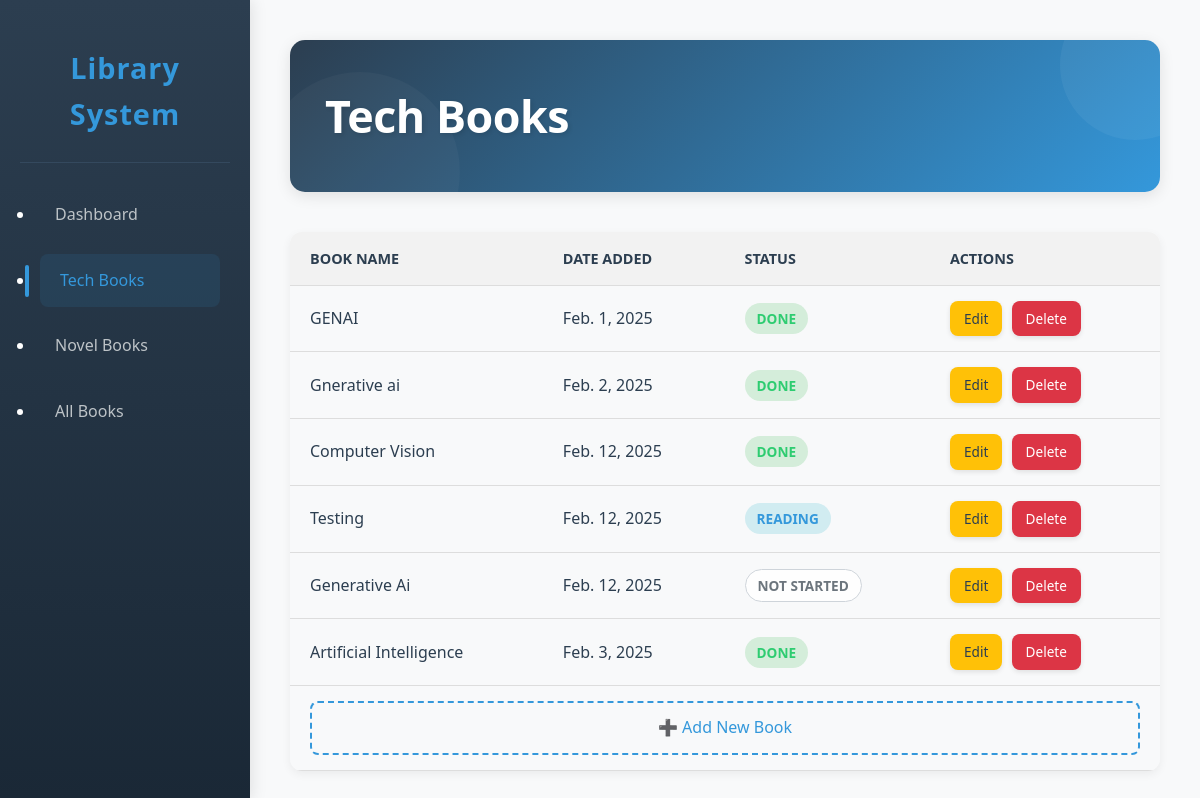
Page /tech/ on the earlier database version.
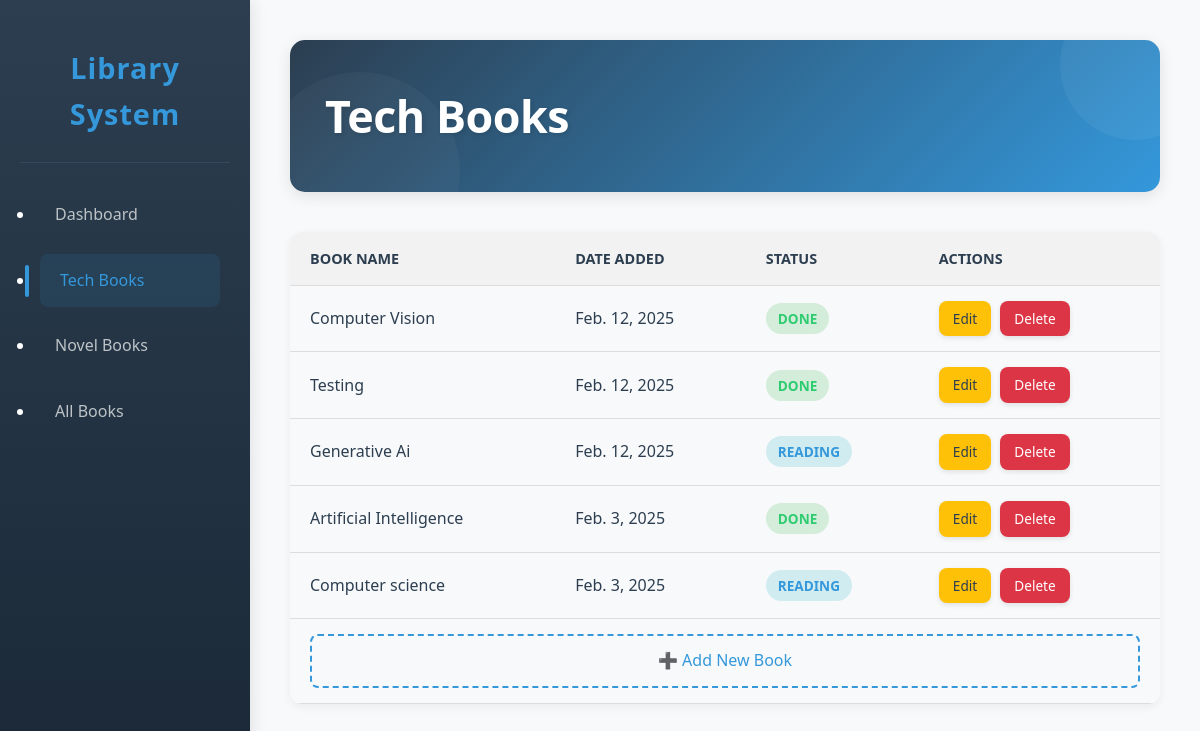
Same page on the later database version.
### library/models.py (models this page shows, shortened)
class Book(models.Model):
    STATUS_CHOICES = [
        ('reading', 'Reading'),
        ('completed', 'Done'),
        ('not-started', 'Not Started'),
    ]
    BOOK_TYPE_CHOICES = [
        ('TECH', 'Tech Book'),
        ('NOVEL', 'Novel Book'),
    ]
    name = models.CharField(max_length=255)
    date_added = models.DateField()
    status = models.CharField(max_length=20, choices=STATUS_CHOICES, default='not-started')
    book_type = models.CharField(max_length=10, choices=BOOK_TYPE_CHOICES)

### library/views.py (the view)
# urls.py: path('tech/', views.tech_books, name='tech_books'),
def tech_books(request):
    books = Book.objects.filter(book_type='TECH')
    return render(request, 'tech_books.html', {'books': books})

### templates/tech_books.html (shortened to what this page needs)
{% load static %}
<!DOCTYPE html>
<html lang="en">
<head>
  <link rel="stylesheet" href="{% static 'style.css' %}">
</head>
<body>
  <nav class="sidebar">
    <div class="logo">
      <h2>Library System</h2>
    </div>
    <ul class="nav-links">
      <li><a href="{% url 'home' %}">Dashboard</a></li>
      <li class="active"><a href="{% url 'tech_books' %}">Tech Books</a></li>
      <li><a href="{% url 'novel_books' %}">Novel Books</a></li>
      <li><a href="{% url 'show_books' %}">All Books</a></li>
    </ul>
  </nav>
  <main class="main-content">
    <header class="top-bar">
      <h1>Tech Books</h1>
    </header>
    <div class="tech-book-table">
      <table>
        <thead>
          <tr>
            <th>Book Name</th>
            <th>Date Added</th>
            <th>Status</th>
            <th>Actions</th>
          </tr>
        </thead>
        <tbody>
          {% for book in books %}
          <tr>
            <td>{{ book.name }}</td>
            <td>{{ book.date_added }}</td>
            <td>
              <span class="status-badge {{ book.status }}">
                {{ book.get_status_display }}
              </span>
            </td>
            <td>
              <a href="{% url 'edit_book' book.id %}" class="btn-edit">Edit</a>
              <a href="{% url 'delete_book' book.id %}" class="btn-delete">Delete</a>
            </td>
          </tr>
          {% endfor %}
          <tr class="add-book-row">
            <td colspan="4" style="text-align: center;">
              <a href="{% url 'add_tech_book' %}" class="add-book-btn">➕ Add New Book</a>
            </td>
          </tr>
        </tbody>
      </table>
    </div>
  </main>
</body>
</html>

### static/style.css (style rules this page uses)
* { margin: 0; padding: 0; box-sizing: border-box; }
body { font-family: 'Segoe UI', Tahoma, Geneva, Verdana, sans-serif; background-color: #f8f9fa; display: flex; min-height: 100vh; color: #2c3e50; line-height: 1.6; }
.sidebar { width: 250px; background: linear-gradient(180deg, #2c3e50, #1a2836); color: white; padding: 20px; position: fixed; height: 100vh; box-shadow: 2px 0 15px rgba(0,0,0,0.1); }
.logo { padding: 25px 0; text-align: center; border-bottom: 1px solid #34495e; margin-bottom: 25px; }
.logo h2 { color: #3498db; font-weight: 700; font-size: 1.8rem; letter-spacing: 1px; }
.nav-links { padding: 0 15px; }
.nav-links li { margin-bottom: 12px; position: relative; }
.nav-links a { color: #bdc3c7; text-decoration: none; padding: 14px 20px; display: block; border-radius: 8px; transition: all 0.3s cubic-bezier(0.4, 0, 0.2, 1); font-weight: 500; font-size: 1rem; }
.nav-links li.active a, .nav-links a:hover { background: rgba(52, 152, 219, 0.1); color: #3498db; transform: translateX(5px); }
.nav-links li.active a::before { content: ''; position: absolute; left: -15px; top: 50%; transform: translateY(-50%); width: 4px; height: 60%; background: #3498db; border-radius: 2px; }
.main-content { flex: 1; margin-left: 250px; padding: 40px; background-color: #f8f9fa; }
.top-bar { background: linear-gradient(135deg, #2c3e50, #3498db); padding: 40px 35px; border-radius: 15px; box-shadow: 0 4px 15px rgba(0,0,0,0.1); margin-bottom: 40px; color: white; position: relative; overflow: hidden; }
.top-bar::before { content: ''; position: absolute; top: -50px; right: -50px; width: 150px; height: 150px; background: rgba(255,255,255,0.05); border-radius: 50%; }
.top-bar::after { content: ''; position: absolute; bottom: -80px; left: -30px; width: 200px; height: 200px; background: rgba(255,255,255,0.03); border-radius: 50%; }
.top-bar h1 { font-size: 2.8rem; font-weight: 700; text-shadow: 2px 2px 4px rgba(0,0,0,0.1); letter-spacing: -0.5px; position: relative; z-index: 1; }
.status-badge { padding: 6px 12px; border-radius: 18px; font-size: 0.85rem; font-weight: 600; text-transform: uppercase; }
.status-badge.reading { background-color: #d1ecf1; color: #3498db; }
.status-badge.completed { background-color: #d4edda; color: #2ecc71; }
.btn-edit { background-color: #ffc107; color: #2c3e50; }
.btn-delete { background-color: #dc3545; }
.tech-book-table table { width: 100%; border-collapse: collapse; margin-top: 30px; box-shadow: 0 3px 10px rgba(0,0,0,0.06); border-radius: 12px; overflow: hidden; }
.tech-book-table th, .tech-book-table td { padding: 15px 20px; text-align: left; border-bottom: 1px solid #ddd; }
.tech-book-table th { background-color: #f2f2f2; color: #2c3e50; font-weight: 600; text-transform: uppercase; font-size: 0.9rem; }
.tech-book-table .btn-status, .tech-book-table .btn-edit, .tech-book-table .btn-delete { padding: 7px 14px; text-decoration: none; border-radius: 8px; font-size: 0.85em; margin-right: 5px; display: inline-block; color: #fff; box-shadow: 0 2px 5px rgba(0,0,0,0.1); }
.tech-book-table .btn-edit { background-color: #ffc107; color: #2c3e50; }
.tech-book-table .btn-delete { background-color: #dc3545; }
.tech-book-table .add-book-row .add-book-btn { display: inline-block; padding: 12px 15px; text-decoration: none; color: #3498db; border: 2px dashed #3498db; border-radius: 8px; text-align: center; width: 100%; transition: background-color 0.3s ease; font-weight: 500; }

Differences in the rows shown:
removed Book: name "GENAI", date_added "Feb. 1, 2025", status "DONE"
removed Book: name "Gnerative ai", date_added "Feb. 2, 2025", status "DONE"
changed Book "Testing": status "READING" → "DONE"
changed Book "Generative Ai": status "NOT STARTED" → "READING"
added Book: name "Computer science", date_added "Feb. 3, 2025", status "READING"
